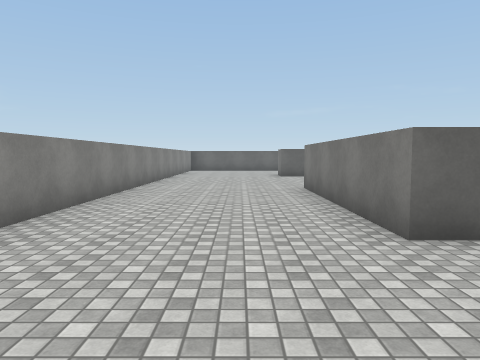
[1] (above)

21 first-person views from a walk through a Unity game level. The camera is 1.5 m above the floor, tilts 4° down and sees 70° across. The floor is counted in squares, 2 m on a side. Each view is taken from the middle of a square. On the plan, view 1 faces up. The plan holds only what a view shows up to about 11 squares ahead; the rest is blank. The player is left out. Some animated figures are not drawn. Surface patterns are stand-ins for the level's own textures.

[2]
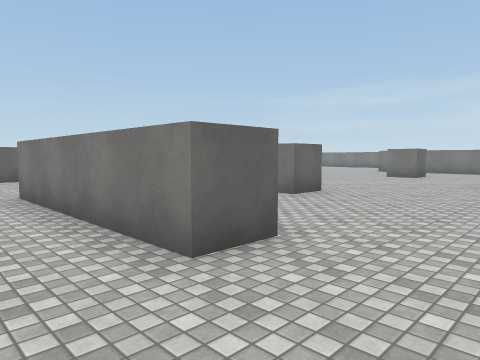

[3]
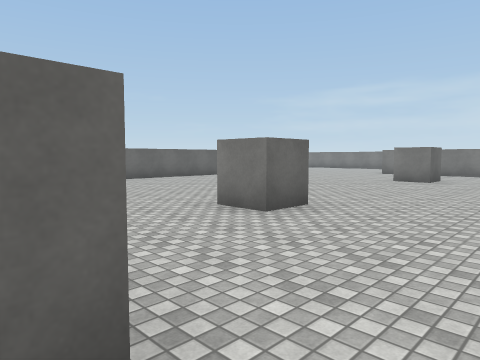

[4]
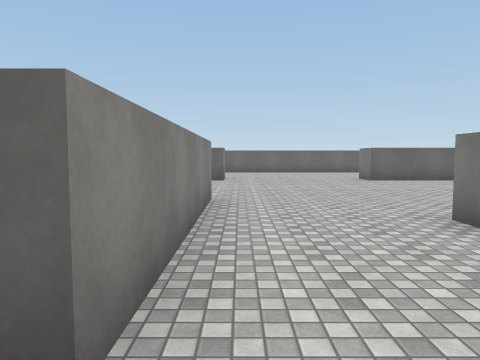

[5]
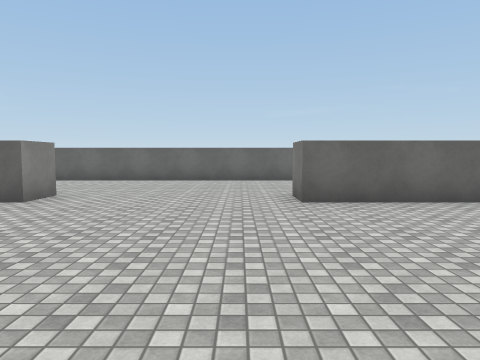

[6]
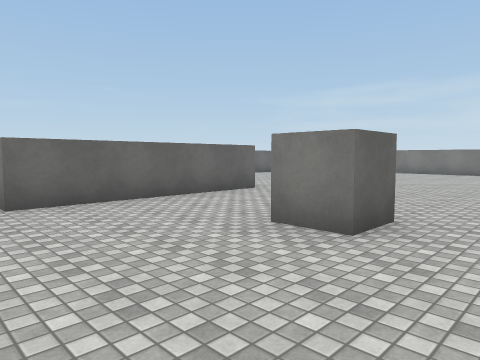

[7]
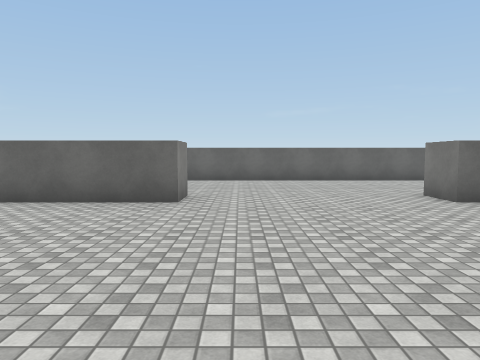

[8]
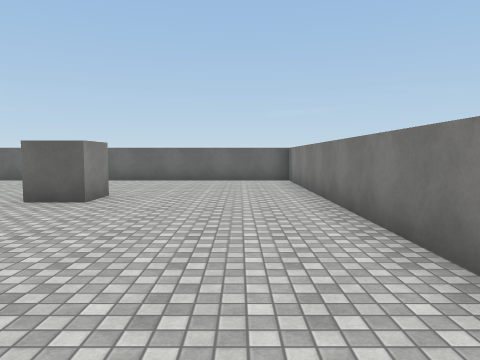

[9]
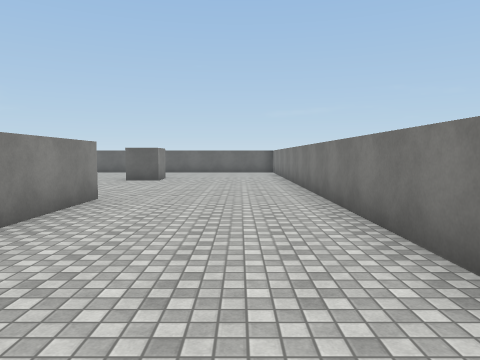

[10]
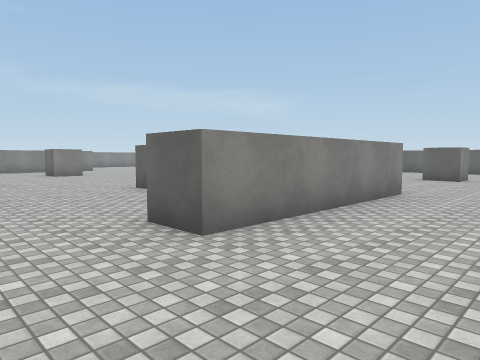

[11]
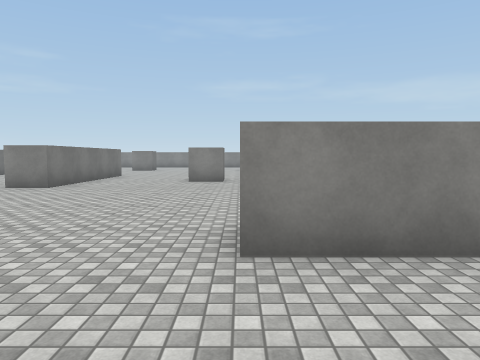

[12]
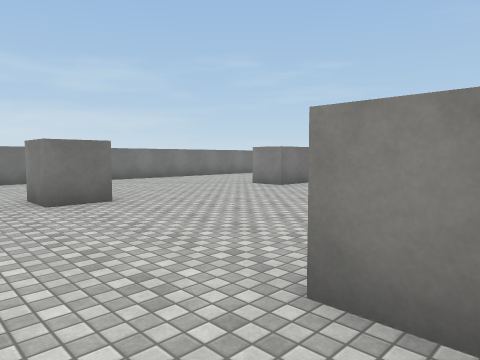

[13]
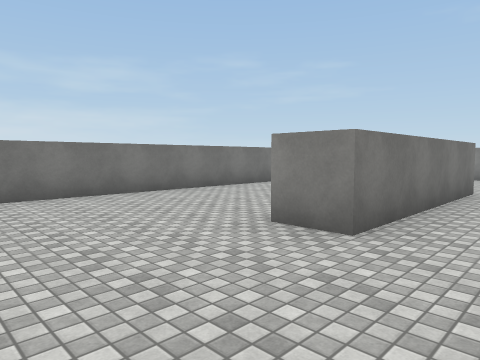

[14]
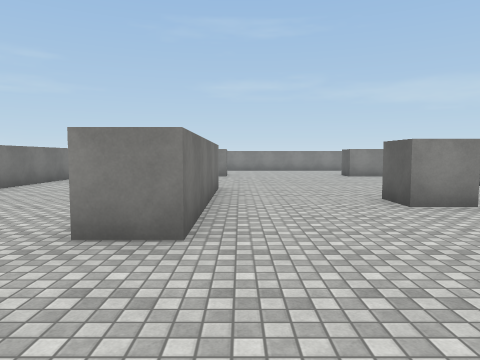

[15]
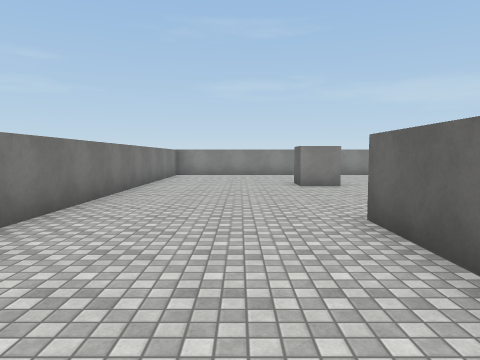

[16]
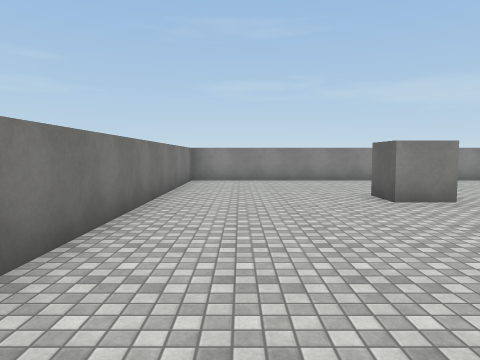

[17]
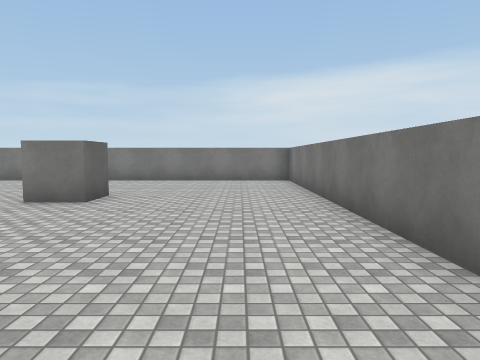

[18]
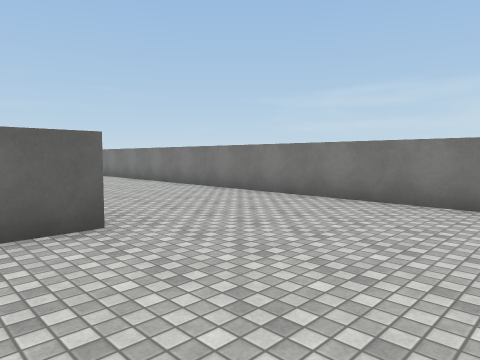

[19]
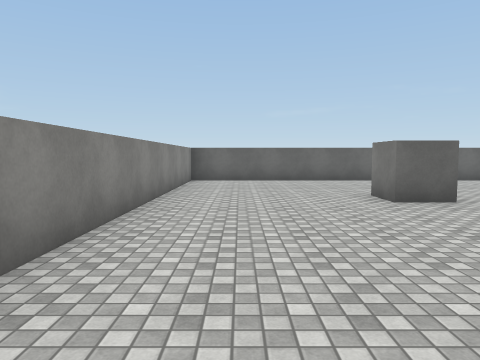

[20]
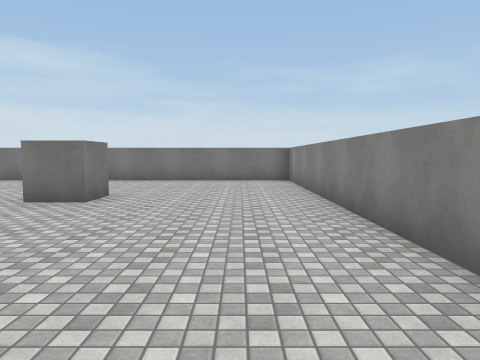

[21]
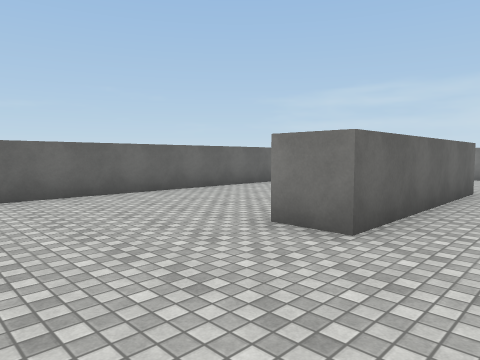

### Floor plan
Points are (right, up) in squares from view 1. A wall is a line through its corners. A room is listed if a view was taken in it or the views show most of it. See-through windows are left out.
Room 1 (views 1, 2, 3, 4, 5, 6, 7, 8, 9, 10, 11, 12, 13, 14, 15, 16, 17, 18, 19, 20, 21)
walls: (2.5, 7.9) (2.5, 3) (1.5, 3) (1.5, 8); (7, -1.5) (12, -1.5) (12, -2.5); (12, 13.5) (12, 12.5) (7, 12.5) (7, 13.5); (9, -2.5) (7, -2.5); (17.5, 8) (17.5, 3) (16.5, 3); (-2.5, 17.5) (-2.5, -6.5) (21.5, -6.5) (21.5, 17.5) (-2.5, 17.5)
objects: other object (2, -2); other object (2, 13); other object (6, 5) to (6, 6); other object (9, 2) to (10, 2); other object (9, 9) to (10, 9); other object (13, 5) to (13, 6); other object (17, -2); other object (17, 13)

Where each view was taken, in squares from view 1:
view 1: 0 up, 0 right, facing up
view 2: 1 up, 0 right, facing up-right
view 3: 2 up, 2 right, facing up-right
view 4: 2 up, 3 right, facing up
view 5: 7 up, 6 right, facing up
view 6: 7 up, 6 right, facing up-right
view 7: 7 up, 13 right, facing up
view 8: 7 up, 20 right, facing up
view 9: 2 up, 20 right, facing up
view 10: 1 up, 20 right, facing up-left
view 11: 3 up, 20 right, facing left
view 12: 4 up, 19 right, facing down-left
view 13: 0 up, 15 right, facing down-left
view 14: 1 down, 15 right, facing left
view 15: 4 down, 11 right, facing left
view 16: 5 down, 8 right, facing left
view 17: 5 down, 11 right, facing right
view 18: 6 down, 16 right, facing up-right
view 19: 7 up, 1 left, facing up
view 20: 4 up, 1 left, facing down
view 21: 11 up, 4 right, facing up-right
